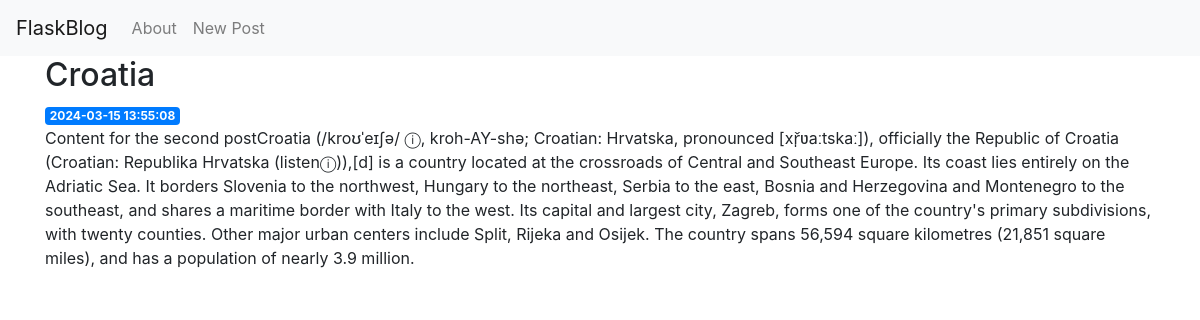
/2, run on the app's committed database.
### tables this page shows
CREATE TABLE posts (
    id INTEGER PRIMARY KEY AUTOINCREMENT,
    created TIMESTAMP NOT NULL DEFAULT
    CURRENT_TIMESTAMP,
    title TEXT NOT NULL,
    content TEXT NOT NULL
);

### app.py (the view)
@app.route('/<int:post_id>')
def post(post_id):
    post = get_post(post_id)
    return render_template('post.html', post=post)

### app.py (called while the page is built)
def get_db_connection():
    conn = sqlite3.connect('database.db')
    conn.row_factory = sqlite3.Row
    return conn

def get_post(post_id):
    conn = get_db_connection()
    post = conn.execute('SELECT * FROM posts WHERE id = ?',
                        (post_id,)).fetchone()
    conn.close()
    if post is None:
        abort(404)
    return post

### templates/post.html
{% extends 'base.html' %}
{% block content %}
    <h2>{% block title %} {{ post['title'] }} {% endblock %}</h2>
    <span class="badge badge-primary">{{ post['created'] }}</span>
    <p>{{ post['content'] }}</p>
{% endblock %}

### data on the page
posts: title "Croatia", created "2024-03-15 13:55:08", content "Content for the second postCroatia (/kroʊˈeɪʃə/ ⓘ, kroh-AY-shə; Croatian: Hrvatska, pronounced [xř̩ʋaːtskaː]), officially the Republic of Croatia (Croatian: Republika Hrvatska (listenⓘ)),[d] is a country located at the crossroads of Central and Southeast Europe. Its coast lies entirely on the Adriatic Sea. It borders Slovenia to the northwest, Hungary to the northeast, Serbia to the east, Bosnia and Herzegovina and Montenegro to the southeast, and shares a maritime border with Italy to the west. Its capital and largest city, Zagreb, forms one of the country's primary subdivisions, with twenty counties. Other major urban centers include Split, Rijeka and Osijek. The country spans 56,594…"
